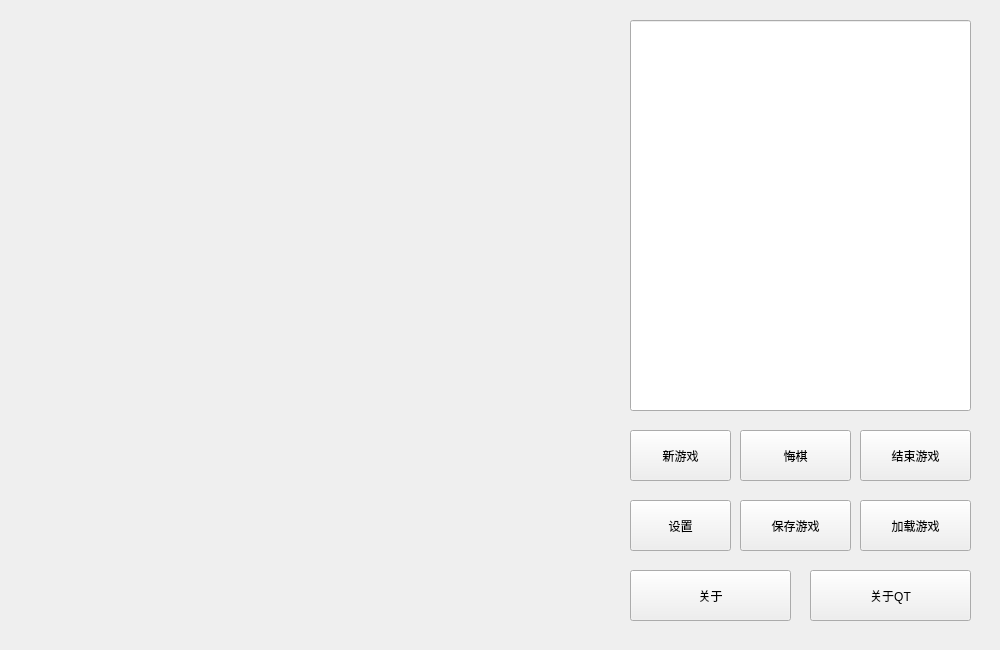
<?xml version="1.0" encoding="UTF-8"?>
<ui version="4.0">
 <class>Frame</class>
 <widget class="QWidget" name="Frame">
  <property name="geometry">
   <rect>
    <x>0</x>
    <y>0</y>
    <width>1000</width>
    <height>650</height>
   </rect>
  </property>
  <property name="windowTitle">
   <string>Form</string>
  </property>
  <widget class="QLineEdit" name="lineEdit">
   <property name="geometry">
    <rect>
     <x>630</x>
     <y>20</y>
     <width>341</width>
     <height>391</height>
    </rect>
   </property>
  </widget>
  <widget class="QPushButton" name="btn_repant">
   <property name="geometry">
    <rect>
     <x>740</x>
     <y>430</y>
     <width>111</width>
     <height>51</height>
    </rect>
   </property>
   <property name="text">
    <string>悔棋</string>
   </property>
  </widget>
  <widget class="QPushButton" name="btn_newGame">
   <property name="geometry">
    <rect>
     <x>630</x>
     <y>430</y>
     <width>101</width>
     <height>51</height>
    </rect>
   </property>
   <property name="text">
    <string>新游戏</string>
   </property>
  </widget>
  <widget class="QPushButton" name="btn_ending">
   <property name="geometry">
    <rect>
     <x>860</x>
     <y>430</y>
     <width>111</width>
     <height>51</height>
    </rect>
   </property>
   <property name="text">
    <string>结束游戏</string>
   </property>
  </widget>
  <widget class="QPushButton" name="btn_save">
   <property name="geometry">
    <rect>
     <x>740</x>
     <y>500</y>
     <width>111</width>
     <height>51</height>
    </rect>
   </property>
   <property name="text">
    <string>保存游戏</string>
   </property>
  </widget>
  <widget class="QPushButton" name="btn_load">
   <property name="geometry">
    <rect>
     <x>860</x>
     <y>500</y>
     <width>111</width>
     <height>51</height>
    </rect>
   </property>
   <property name="text">
    <string>加载游戏</string>
   </property>
  </widget>
  <widget class="QPushButton" name="btn_setting">
   <property name="geometry">
    <rect>
     <x>630</x>
     <y>500</y>
     <width>101</width>
     <height>51</height>
    </rect>
   </property>
   <property name="text">
    <string>设置</string>
   </property>
  </widget>
  <widget class="QPushButton" name="btn_about">
   <property name="geometry">
    <rect>
     <x>630</x>
     <y>570</y>
     <width>161</width>
     <height>51</height>
    </rect>
   </property>
   <property name="text">
    <string>关于</string>
   </property>
  </widget>
  <widget class="QPushButton" name="btn_aboutQt">
   <property name="geometry">
    <rect>
     <x>810</x>
     <y>570</y>
     <width>161</width>
     <height>51</height>
    </rect>
   </property>
   <property name="text">
    <string>关于QT</string>
   </property>
  </widget>
 </widget>
 <resources/>
 <connections/>
</ui>
